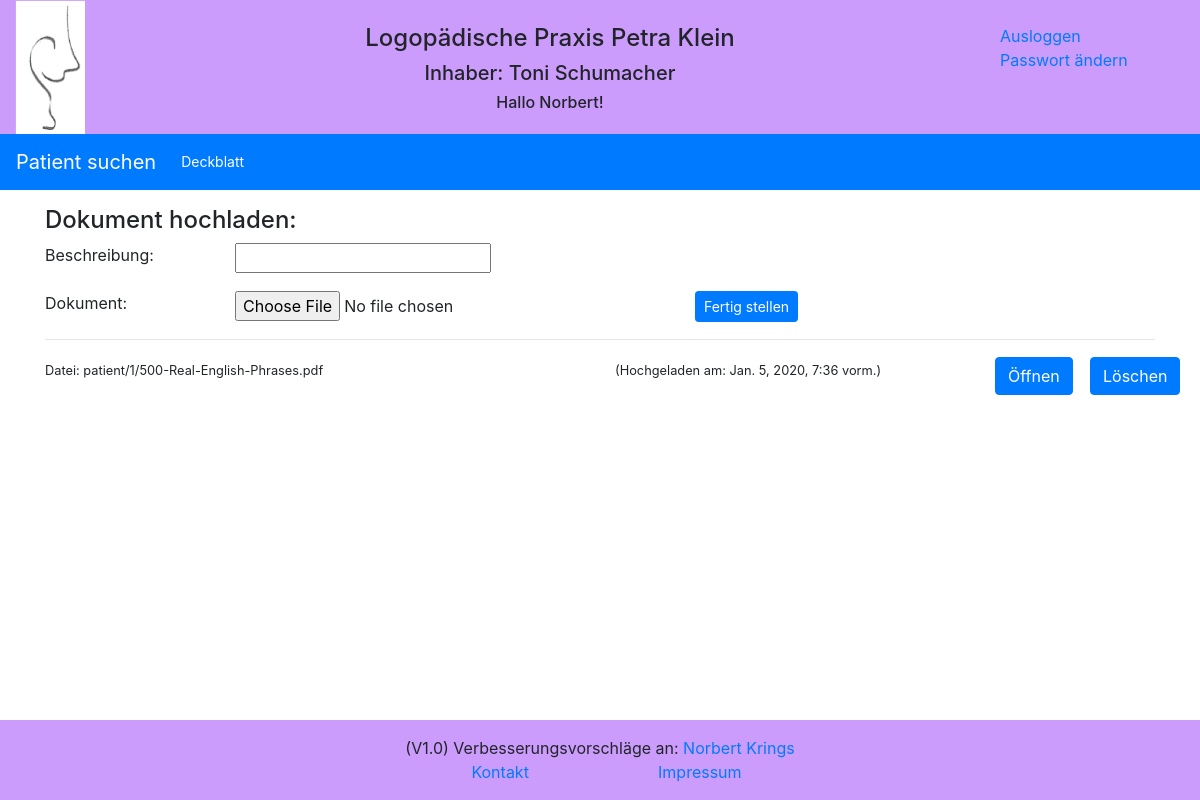
The app's page /reports/document/?id=1 (signed in) with its own data.
### reports/models.py (models this page shows)
class Document(models.Model):
    description = models.CharField(max_length=255, blank=True)
    document = models.FileField(upload_to=dynamik_path, max_length=100)
    uploaded_at = models.DateTimeField(auto_now_add=True)
    patient = models.ForeignKey(Patient, on_delete=models.CASCADE, default='')

### reports/views.py (the view)
# urls.py: path('document/', views.upload_document, name='document'),
def upload_document(request):
    if request.method == 'POST':
        item_form = DocumentForm(request.POST, request.FILES)
        patient_result = Patient.objects.get(id=request.POST.get('patient'))
        if item_form.is_valid():
            logger.debug('upload_document: Dokument zum speichern valide')
            item = item_form.save(commit=False)
            item.patient_id = patient_result.id
            item.save()
            logger.debug('upload_document: Dokument gespeichert')
            return redirect('/reports/document/?id=' + str(patient_result.id))
    else:
        logger.debug('upload_document: Formular aufgerufen um Dokumente zu sehen oder hochzuladen')
        form = DocumentForm(initial={'patient': request.GET.get('id')})
        patient_result = Patient.objects.get(id=request.GET.get('id'))
        documents = Document.objects.filter(patient_id=request.GET.get('id')).order_by('-uploaded_at')
    return render(request, 'reports/document_form.html', {'form': form, 'patient': patient_result, 'documents': documents})

### reports/forms.py
class DocumentForm(forms.ModelForm):
    class Meta:
        model = Document
        fields = [
            'description',
            'document',
            'patient'
        ]

### reports/templates/reports/document_form.html (shortened to what this page needs)
{% extends "base.html" %}
{% block extrahead %}
    {% load static %}
    <link rel="stylesheet" href="{% static 'reports/style_e2.css' %}">
{% endblock %}
{% block nav %}
<nav class="navbar navbar-expand-sm bg-primary navbar-dark">
  <a class="navbar-brand" href="{% url 'reports:index' %}" >Patient suchen</a>
  <div class="collapse navbar-collapse" id="collapsibleNavbar">
    <ul class="navbar-nav">
      <li class="nav-item">
          <a class="btn btn-primary btn-sm" href="{% url 'reports:patient' patient.id %}" role="button">Deckblatt</a>
      </li>
    </ul>
  </div>
</nav>
{% endblock %}
{% block content %}
<content>
  <form method="post" enctype="multipart/form-data">
    <div class="container">
        <div class="row">
            <div class="col-sm">
                <h4>Dokument hochladen:</h4>
            </div>
        </div>
        <div class="form-group row">
            <label for="{{ form.description.id_for_label }}" class="col-sm-2 control-label">Beschreibung:</label>
            <div class="col-sm-5">
                {{ form.description }}
            </div>
        </div>
        <div class="form-group row">
            <label for="{{ form.document.id_for_label }}" class="col-sm-2 control-label">Dokument:</label>
            <div class="col-sm-5">
                {{ form.document }}
            </div>
            <div class="col-sm-sm-7 ">
                <button type="submit" class="btn btn-primary btn-sm">Fertig stellen</button>
            </div>
        </div>
    </div>
  </form>
    <div class="container">
        {% for obj in documents %}
        <hr>
            <div class="row">
                <div class="col-sm-8">
                </div>
            </div>
            <div class="row">
                <div class="col-sm-6">
                    <div class="small inline">Datei: {{ obj.document.name }}</div>
                </div>
                <div class="col-sm-4">
                     <small>(Hochgeladen am: {{ obj.uploaded_at }})</small>
                </div>
                <div class="col-sm-1">
                    <div class="small inline">
                        <a href="{% url 'reports:download' %}?id={{ obj.id }}">
                            <button type="button" class="btn btn-primary">Öffnen</button>
                        </a>
                    </div>
                </div>
                <div class="col-sm-1">
                    <div class="small inline">
                        <a href="{% url 'reports:delete' %}?id={{ obj.id }}&patient_id={{ patient.id }} ">
                            <button type="button" class="btn btn-primary">Löschen</button>
                        </a>
                    </div>
                </div>
            </div>
        {% endfor %}
    </div>
</content>
{% endblock %}

### reports/templates/header.html (shortened to what this page needs)
    {% load static %}
    <div class="container-fluid text-center header">
        <div class="row" >
            <div class="col-sm-1 d-none d-md-block">
                <img src="{% static 'reports/images/logopaedie.png' %}" width=70px margin="0" alt="Logopädie">
            </div>
            <div class="col-sm-9">
                <div class="row">
                    <div class="col-sm">
                    </div>
                </div>
                <div class="row">
                    <div class="col-sm">
                        <h4>Logopädische Praxis Petra Klein</h4>
                    </div>
                </div>
                <div class="row" >
                    <div class="col-sm d-none d-md-block">
                        <h5>Inhaber: Toni Schumacher</h5>
                    </div>
                </div>
                <div class="row">
                    <div class="col-sm d-none d-md-block">
                        <h6>{% if user.is_authenticated %} Hallo {{ user.first_name }}! {% endif %}</h6>
                    </div>
                </div>
            </div>
            <div class="col-sm-2 d-none d-md-block">
                <div class="col-sm">
                </div>
                {% if user.is_authenticated %}
                <div class="row"><a href="{% url 'logout' %}">Ausloggen</a></div>
                <div class="row"><a href="{% url 'password_change' %}">Passwort ändern</a></div>
                {% endif %}
            </div>
        </div>
    </div>

### reports/static/reports/logopaedie.css (style rules this page uses)
.header { background-color: #cb9cfc; }
.inline { display: inline; }

### reports/static/reports/style_e2.css (style rules this page uses)
body { grid-template-columns: 175px 4fr; }
content { grid-column: 2 / 5; grid-row: 2 / 4; }

### records on screen
Document: document.name "patient/1/500-Real-English-Phrases.pdf", uploaded_at "Jan. 5, 2020, 7:36 vorm."

### other values on screen
{{ user.first_name }} "Norbert"
